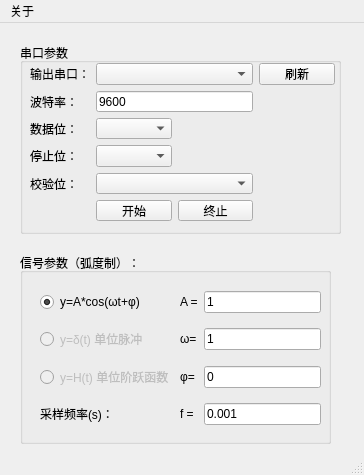
<?xml version="1.0" encoding="UTF-8"?>
<ui version="4.0">
 <class>MainWindow</class>
 <widget class="QMainWindow" name="MainWindow">
  <property name="geometry">
   <rect>
    <x>0</x>
    <y>0</y>
    <width>364</width>
    <height>475</height>
   </rect>
  </property>
  <property name="windowTitle">
   <string>串口信号发生器（v0.1）</string>
  </property>
  <widget class="QWidget" name="centralwidget">
   <widget class="QGroupBox" name="grpSignalGenerator">
    <property name="geometry">
     <rect>
      <x>20</x>
      <y>20</y>
      <width>321</width>
      <height>191</height>
     </rect>
    </property>
    <property name="title">
     <string>串口参数</string>
    </property>
    <widget class="QWidget" name="layoutWidget_2">
     <property name="geometry">
      <rect>
       <x>10</x>
       <y>20</y>
       <width>305</width>
       <height>158</height>
      </rect>
     </property>
     <layout class="QGridLayout" name="gridLayout_1">
      <item row="0" column="3">
       <widget class="QPushButton" name="sg_btn_RefreshCOM">
        <property name="text">
         <string>刷新</string>
        </property>
       </widget>
      </item>
      <item row="0" column="0">
       <widget class="QLabel" name="sg_lbl_COMList">
        <property name="text">
         <string>输出串口：</string>
        </property>
       </widget>
      </item>
      <item row="1" column="1" colspan="2">
       <widget class="QLineEdit" name="sg_txt_Baudrate">
        <property name="inputMethodHints">
         <set>Qt::ImhDigitsOnly</set>
        </property>
        <property name="text">
         <string>9600</string>
        </property>
       </widget>
      </item>
      <item row="1" column="0">
       <widget class="QLabel" name="sg_lbl_Baudrate">
        <property name="text">
         <string>波特率：</string>
        </property>
       </widget>
      </item>
      <item row="4" column="0">
       <widget class="QLabel" name="sg_lbl_Paritybit">
        <property name="text">
         <string>校验位：</string>
        </property>
       </widget>
      </item>
      <item row="0" column="1" colspan="2">
       <widget class="QComboBox" name="sg_slt_COMList">
        <property name="placeholderText">
         <string/>
        </property>
       </widget>
      </item>
      <item row="3" column="0">
       <widget class="QLabel" name="sg_lbl_Stopbit">
        <property name="text">
         <string>停止位：</string>
        </property>
       </widget>
      </item>
      <item row="2" column="0">
       <widget class="QLabel" name="sg_lbl_Databit">
        <property name="text">
         <string>数据位：</string>
        </property>
       </widget>
      </item>
      <item row="2" column="1">
       <widget class="QComboBox" name="sg_slt_Databit"/>
      </item>
      <item row="3" column="1">
       <widget class="QComboBox" name="sg_slt_Stopbit"/>
      </item>
      <item row="4" column="1" colspan="2">
       <widget class="QComboBox" name="sg_slt_Paritybit"/>
      </item>
      <item row="5" column="1">
       <widget class="QPushButton" name="sg_btn_Start">
        <property name="text">
         <string>开始</string>
        </property>
       </widget>
      </item>
      <item row="5" column="2">
       <widget class="QPushButton" name="sg_btn_Stop">
        <property name="text">
         <string>终止</string>
        </property>
       </widget>
      </item>
     </layout>
    </widget>
   </widget>
   <widget class="QGroupBox" name="grp_SignalParameters">
    <property name="geometry">
     <rect>
      <x>20</x>
      <y>230</y>
      <width>311</width>
      <height>191</height>
     </rect>
    </property>
    <property name="title">
     <string>信号参数（弧度制）：</string>
    </property>
    <widget class="QWidget" name="layoutWidget">
     <property name="geometry">
      <rect>
       <x>20</x>
       <y>30</y>
       <width>281</width>
       <height>152</height>
      </rect>
     </property>
     <layout class="QGridLayout" name="gridLayout_2">
      <item row="0" column="1">
       <widget class="QLabel" name="lbl_signal_A">
        <property name="text">
         <string>A =</string>
        </property>
       </widget>
      </item>
      <item row="1" column="1">
       <widget class="QLabel" name="lbl_signal_Omega">
        <property name="text">
         <string>ω=</string>
        </property>
       </widget>
      </item>
      <item row="2" column="2">
       <widget class="QLineEdit" name="txt_signal_Phi">
        <property name="text">
         <string>0</string>
        </property>
       </widget>
      </item>
      <item row="3" column="2">
       <widget class="QLineEdit" name="txt_signal_Freq">
        <property name="text">
         <string>0.001</string>
        </property>
       </widget>
      </item>
      <item row="0" column="0">
       <widget class="QRadioButton" name="rad_signal_Cos">
        <property name="text">
         <string>y=A*cos(ωt+φ)</string>
        </property>
        <property name="checked">
         <bool>true</bool>
        </property>
       </widget>
      </item>
      <item row="1" column="0">
       <widget class="QRadioButton" name="rad_signal_Delta">
        <property name="enabled">
         <bool>false</bool>
        </property>
        <property name="text">
         <string>y=δ(t) 单位脉冲</string>
        </property>
       </widget>
      </item>
      <item row="3" column="1">
       <widget class="QLabel" name="lbl_signal_Freq">
        <property name="text">
         <string>f =</string>
        </property>
       </widget>
      </item>
      <item row="1" column="2">
       <widget class="QLineEdit" name="txt_signal_Omega">
        <property name="text">
         <string>1</string>
        </property>
       </widget>
      </item>
      <item row="2" column="0">
       <widget class="QRadioButton" name="rad_signal_Heaviside">
        <property name="enabled">
         <bool>false</bool>
        </property>
        <property name="text">
         <string>y=H(t) 单位阶跃函数</string>
        </property>
       </widget>
      </item>
      <item row="3" column="0">
       <widget class="QLabel" name="lbl_signal_Frequency">
        <property name="text">
         <string>采样频率(s)：</string>
        </property>
       </widget>
      </item>
      <item row="2" column="1">
       <widget class="QLabel" name="lbl_signal_Phi">
        <property name="text">
         <string>φ=</string>
        </property>
       </widget>
      </item>
      <item row="0" column="2">
       <widget class="QLineEdit" name="txt_signal_A">
        <property name="text">
         <string>1</string>
        </property>
       </widget>
      </item>
     </layout>
    </widget>
   </widget>
  </widget>
  <widget class="QMenuBar" name="menubar">
   <property name="geometry">
    <rect>
     <x>0</x>
     <y>0</y>
     <width>364</width>
     <height>23</height>
    </rect>
   </property>
   <widget class="QMenu" name="menu_About">
    <property name="title">
     <string>关于</string>
    </property>
   </widget>
   <addaction name="menu_About"/>
  </widget>
  <widget class="QStatusBar" name="statusbar"/>
 </widget>
 <resources/>
 <connections/>
</ui>
